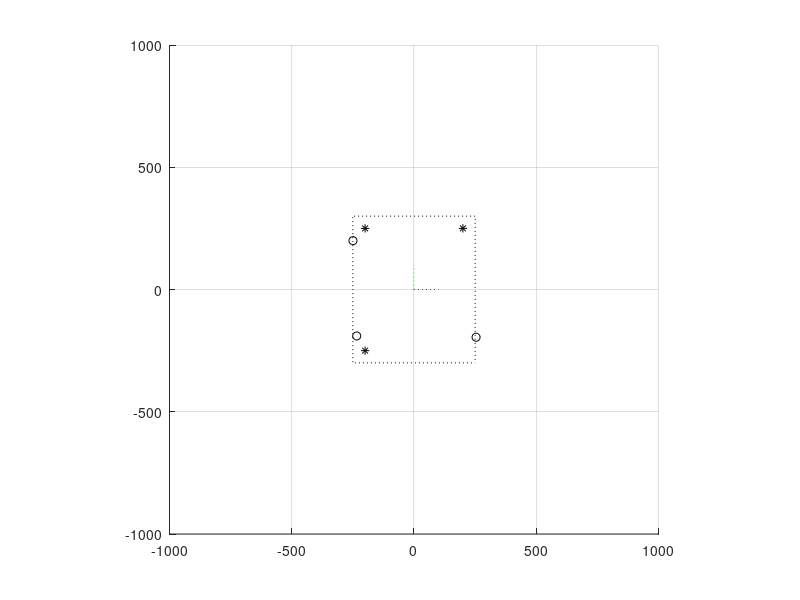

MATLAB code to generate this figure: (Note: this script raises an error after producing the figure.)
clc; clear; close; 

% Define parmeters
X0 = [0; 0; 90];       % Innitial guess rotation (to be entered into Vicon) 
%X0 = X0 *pi/180;



%%%%%% INNER Script TESTING %%%%%%%

global MakersFromVicon;

MakersFromVicon= ...
  [-234.3254, -249.6393,  253.8878; ...
 -190.0241, 199.7790,  -195.2969 ; ...
   107.6214 ,  19.1969 , -0.1742] ;

% MakersFromVicon = ...                 
%    [ 266.6853, -114.2799 , 114.2799;...
%  -177.1411, -299.0654,  299.0654;...
%    10.0000 ,  10.0000  , 10.0000] ;
% rot = [0; 0; 60]; 


%%%%%%%%%%%%%%%%%%%%%%%%%%%%%%%%%%%%

% Value from Nexus measurment [Marker1(top left), Marker2(top right), Marker3(bottom left)]

% vicon = ViconNexus();
% Markers = vicon.GetMarkerNames('ForcePlate3Points');
% n = length(Markers);
% 
% trajX = cell(1, n); trajY = cell(1, n); trajZ = cell(1, n);
% for i = 1:n
%  [trajX{i}, trajY{i}, trajZ{i}, ~] = vicon.GetTrajectory('ForcePlate3Points', Markers{i});
% end
% X = cellfun(@mean, trajX);
% Y = cellfun(@mean, trajY);
% Z = cellfun(@mean, trajZ);
% 
% M1 = [X(1), Y(1), Z(1)]';
% M2 = [X(2), Y(2), Z(2)]';
% M3 = [X(3), Y(3), Z(3)]';
% 
% Center = (M2+M3)/2;
% 
% global MakersFromVicon;
% MakersFromVicon =[M1-Center,M2-Center,M3-Center];




%% DEFINE FORCE PLATE OBJECT        
FPLenght = 600; % mm
FPwidth = 500; % mm
edgeBand = 50; % Width death zone mm (for marker position) 
UnitVecFactor = 100; % Scaling Factor (mm) of unitary Frame of Reference
MarkerHeight = 10; % Marker height base to centroid 
EdgeVec = ...
    [FPwidth/2, -FPwidth/2 , -FPwidth/2,  FPwidth/2, FPwidth/2;...
    FPLenght/2, FPLenght/2, -FPLenght/2, -FPLenght/2,  FPLenght/2;...
    0, 0 , 0 , 0 , 0];
global MarkersVec
MarkersVec = ...
    [-FPwidth/2+edgeBand, FPwidth/2-edgeBand , -FPwidth/2+edgeBand;...
    FPLenght/2-edgeBand, FPLenght/2-edgeBand, -FPLenght/2+edgeBand;...
    MarkerHeight, MarkerHeight , MarkerHeight];
unitVecX= [0, UnitVecFactor; 0 , 0 ; 0 , 0]; 
unitVecY= [0, 0; 0 , UnitVecFactor ; 0 , 0]; 
unitVecZ= [0, 0; 0 , 0 ; 0 , UnitVecFactor]; 



%% VISUALIZE %% initial position 
figure(); hold on; axis equal; grid on;  xlim([-1000, 1000]); ylim([-1000, 1000])

plot3(EdgeVec(1,:), EdgeVec(2,:), EdgeVec(3,:),':k')
plot3(MarkersVec(1,:), MarkersVec(2,:), MarkersVec(3,:),'*k')
plot3(unitVecX(1,:), unitVecX(2,:), unitVecX(3,:),':r')
plot3(unitVecY(1,:), unitVecY(2,:), unitVecY(3,:),':g')
plot3(unitVecZ(1,:), unitVecZ(2,:), unitVecZ(3,:),':b')
plot3(MakersFromVicon(1,:), MakersFromVicon(2,:), MakersFromVicon(3,:),'ok')


%% OPTIMIZATION

Xub = [180; 180; 180]; Xlb = -Xub; % Upper and lower bounds
OPTIONS = optimoptions('fmincon','Algorithm','SQP');  % alternatives : interior point, SQP,  active-set, and trust-region-reflective

Xopt = fmincon(@objective, X0, [], [], [], [], Xlb, Xub, [], OPTIONS );

% FINAL ANSWER %%
%Xfinal= Xopt*pi/180;
disp(Xopt);

%% Rotate object 

ROT = rotationMatrix(Xopt);

% Transform Object 
EdgeVec = ROT*EdgeVec;
MarkersVec = ROT*MarkersVec;
unitVecX = ROT*unitVecX;
unitVecY= ROT*unitVecY;
unitVecZ = ROT*unitVecZ;


%% VISUALIZE %% final position
%figure(); hold on; axis equal; grid on;  

plot3(EdgeVec(1,:), EdgeVec(2,:), EdgeVec(3,:),'-k')
plot3(MarkersVec(1,:), MarkersVec(2,:), MarkersVec(3,:),'*k')
plot3(unitVecX(1,:), unitVecX(2,:), unitVecX(3,:),'-r')
plot3(unitVecY(1,:), unitVecY(2,:), unitVecY(3,:),'-g')
plot3(unitVecZ(1,:), unitVecZ(2,:), unitVecZ(3,:),'-b')


%% OPTIMIZATION 

function obj = objective(X1)
    
    ROT1 = rotationMatrix(X1);
    
    global MarkersVec 
    global MakersFromVicon
    
    MarkersVec0 = ROT1*MarkersVec;
    
    obj = sum(sum((MarkersVec0-MakersFromVicon).^2));

end


function ROT2 = rotationMatrix(X)
    steps = 40; 
    X = X/steps;
    ROT2 = eye(3);
    for i = 1 : steps
        rotX = [ 1, 0, 0; 0, cos(X(1)), -sin(X(1)); 0, sin(X(1)), cos(X(1))]; 
        rotY = [cos(X(2)),0 ,sin(X(2)); 0, 1, 0 ; -sin(X(2)), 0, cos(X(2))]; 
        rotZ = [cos(X(3)), -sin(X(3)),0 ; sin(X(3)), cos(X(3)), 0 ; 0, 0, 1 ]; 
        ROT2 = rotZ*rotY*rotX*ROT2;
    end
    %size(ROT2)
end


